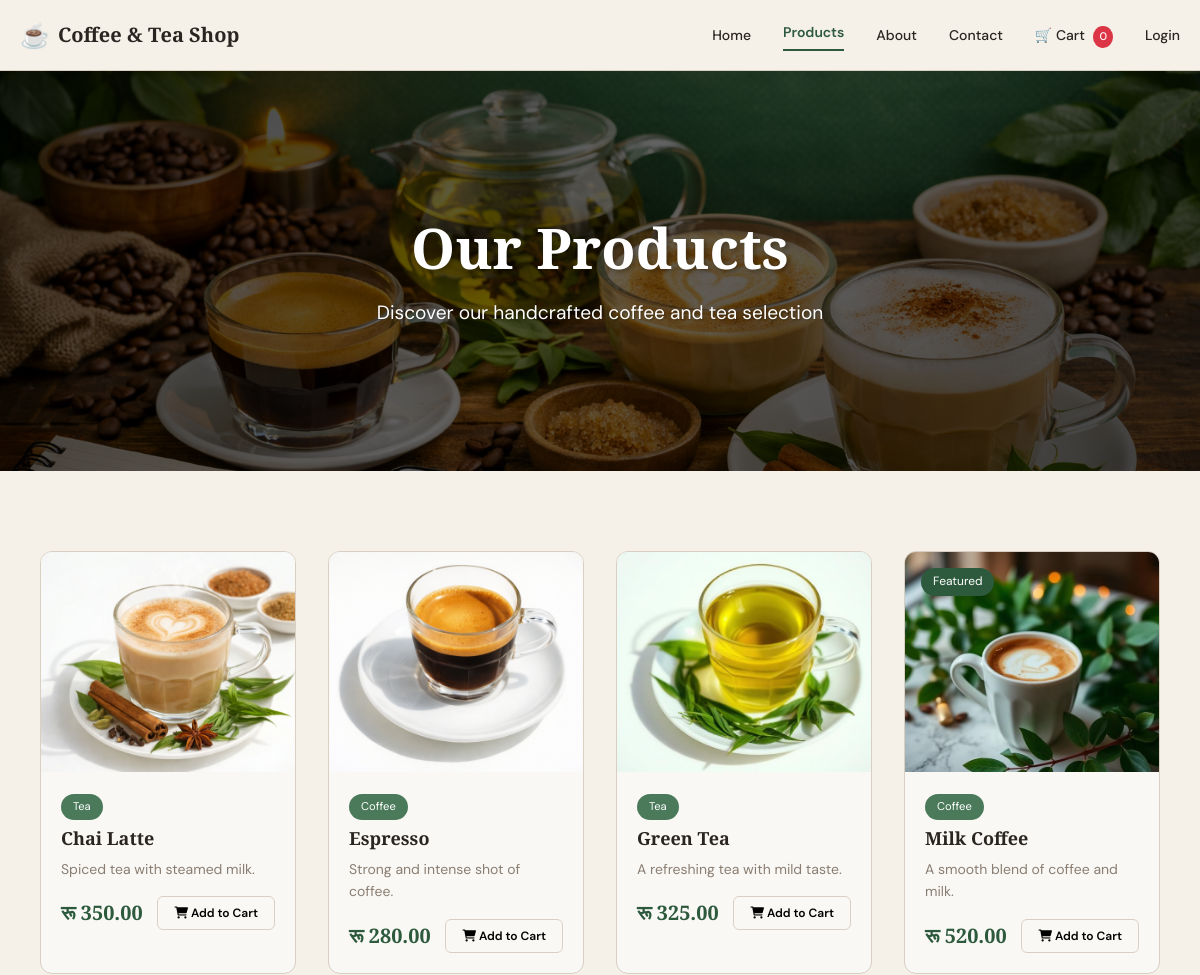
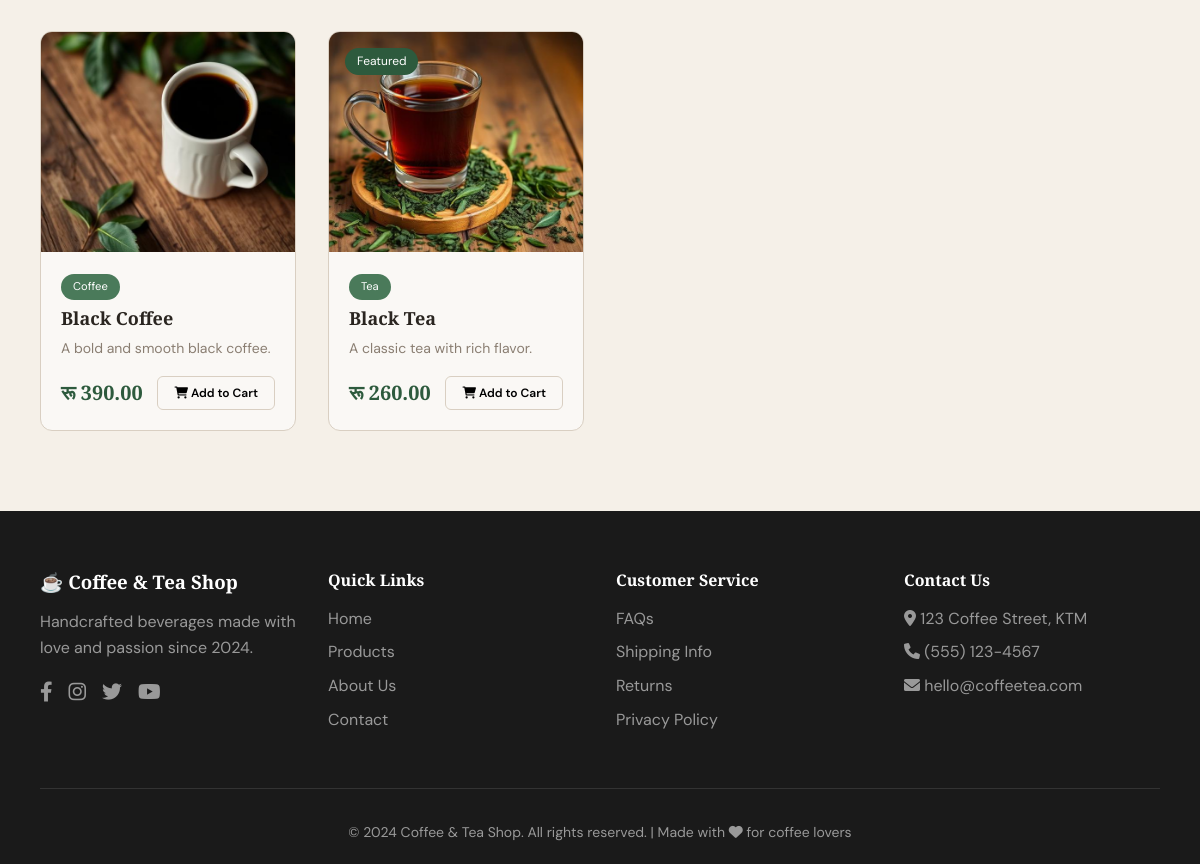
Screenshot of /products/ with the database file from the repository (2 pictures, top to bottom).
### apps/products/models.py (models this page shows, shortened)
class Product(models.Model):
    category = models.ForeignKey(Category, on_delete=models.CASCADE, related_name='products', null=True, blank=True)
    name = models.CharField(max_length=200)
    slug = models.SlugField(unique=True, blank=True)
    description = models.TextField()
    price = models.DecimalField(max_digits=10, decimal_places=2)
    image = models.ImageField(upload_to='products/', blank=True, null=True)
    is_available = models.BooleanField(default=True)
    featured = models.BooleanField(default=False)
    created_at = models.DateTimeField(auto_now_add=True)
    updated_at = models.DateTimeField(auto_now=True)
    class Meta:
        ordering = ['-created_at']

class Category(models.Model):
    name = models.CharField(max_length=100)
    slug = models.SlugField(unique=True, blank=True)
    description = models.TextField(blank=True)
    image = models.ImageField(upload_to='categories/', blank=True, null=True)
    created_at = models.DateTimeField(auto_now_add=True)
    class Meta:
        verbose_name_plural = 'Categories'
        ordering = ['name']

### apps/products/views.py (the view)
# urls.py: path('', views.product_list, name='product_list'),
def product_list(request):
    products = Product.objects.filter(is_available=True)
    return render(request, 'products/product_list.html', {'products': products})

### apps/cart/context_processors.py (called while the page is built)
def get_cart(request):
    if request.user.is_authenticated:
        cart, created = Cart.objects.get_or_create(user=request.user)
    else:
        if not request.session.session_key:
            request.session.create()
        cart, created = Cart.objects.get_or_create(session_key=request.session.session_key)
    return cart

def cart_count(request):
    try:
        cart = get_cart(request)
        return {'cart_total_items': cart.get_total_items()}
    except:
        return {'cart_total_items': 0}

### apps/cart/models.py (called while the page is built)
    def get_total_items(self):
        return sum(item.quantity for item in self.items.all())

### apps/products/templates/products/product_list.html (shortened to what this page needs)
{% extends 'base.html' %}
{% load static %}
{% block products_active %}active{% endblock %}
{% block content %}
<section class="products-hero">
  <div class="container">
    <h1>Our Products</h1>
    <p>Discover our handcrafted coffee and tea selection</p>
  </div>
</section>
<section class="products-page">
  <div class="container">
    <div class="menu-grid">
      {% for product in products %}
      <div class="product-card">
        <div class="product-image">
          {% if product.image %}
            <img src="{{ product.image.url }}" alt="{{ product.name }}">
          {% else %}
            <img src="{% static 'images/placeholder.jpg' %}" alt="{{ product.name }}">
          {% endif %}
          {% if product.featured %}
            <span class="product-badge">Featured</span>
          {% endif %}
        </div>
        <div class="product-card-body">
          {% if product.category %}
            <span class="category-badge">{{ product.category.name }}</span>
          {% endif %}
          <h3>{{ product.name }}</h3>
          <p class="desc">{{ product.description|truncatewords:15 }}</p>
          <div class="product-footer">
            <span class="price">रू {{ product.price|floatformat:2 }}</span>
            <button class="add-to-cart"
                    data-product-id="{{ product.id }}"
                    data-product-name="{{ product.name }}"
                    data-product-price="{{ product.price }}">
              <i class="fas fa-shopping-cart"></i> Add to Cart
            </button>
          </div>
        </div>
      </div>
      {% empty %}
      <div class="no-products">
        <i class="fas fa-coffee"></i>
        <p>No products available at the moment. Please check back later!</p>
      </div>
      {% endfor %}
    </div>
  </div>
</section>
{% endblock %}

### static/css/styles.css (style rules this page uses)
:root { --bg: #f5f0e8; --fg: #2a2520; --primary: #2d5a3d; --primary-dark: #1e3d28; --primary-light: #4a7a5a; --primary-fg: #f5f0e8; --card-bg: #faf8f5; --muted: #8a7e72; --border: #d9cfc2; --accent: #c4a27a; --shadow: 0 4px 20px rgba(0,0,0,0.08); --shadow-hover: 0 8px 30px rgba(0,0,0,0.12); }
* { margin: 0; padding: 0; box-sizing: border-box; }
body { font-family: 'DM Sans', sans-serif; background: var(--bg); color: var(--fg); line-height: 1.6; }
h1, h2, h3, h4 { font-family: 'Playfair Display', serif; font-weight: 700; line-height: 1.2; }
.container { max-width: 1200px; margin: 0 auto; padding: 0 20px; }
.products-page { padding: 80px 20px; background: var(--bg); }
.menu-grid { display: grid; grid-template-columns: repeat(4, 1fr); gap: 2rem; }
.product-card { background: var(--card-bg); border: 1px solid var(--border); border-radius: 12px; overflow: hidden; transition: all 0.3s; }
.product-image { position: relative; height: 220px; overflow: hidden; }
.product-image img { width: 100%; height: 100%; object-fit: cover; transition: transform 0.3s; }
.product-badge { position: absolute; top: 1rem; left: 1rem; padding: 0.25rem 0.75rem; background: var(--primary); color: white; font-size: 0.75rem; border-radius: 20px; }
.product-card-body { padding: 1.25rem; }
.product-card-body h3 { font-size: 1.125rem; margin-bottom: 0.5rem; }
.product-card-body .desc { font-size: 0.875rem; color: var(--muted); margin-bottom: 1rem; }
.product-footer { display: flex; justify-content: space-between; align-items: center; }
.price { font-family: 'Playfair Display', serif; font-size: 1.25rem; font-weight: 700; color: var(--primary); }
.add-to-cart { padding: 0.5rem 1rem; background: transparent; border: 1px solid var(--border); border-radius: 6px; font-family: 'DM Sans', sans-serif; font-size: 0.75rem; font-weight: 600; cursor: pointer; transition: all 0.2s; }

### rows the page displays
Product: image (picture), category.name "Tea", name "Chai Latte", description "Spiced tea with steamed milk.", price "350.00"
Product: image (picture), category.name "Coffee", name "Espresso", description "Strong and intense shot of coffee.", price "280.00"
Product: image (picture), category.name "Tea", name "Green Tea", description "A refreshing tea with mild taste.", price "325.00"
Product: image (picture), featured "Featured", category.name "Coffee", name "Milk Coffee", description "A smooth blend of coffee and milk.", price "520.00"
Product: image (picture), category.name "Coffee", name "Black Coffee", description "A bold and smooth black coffee.", price "390.00"
Product: image (picture), featured "Featured", category.name "Tea", name "Black Tea", description "A classic tea with rich flavor.", price "260.00"
